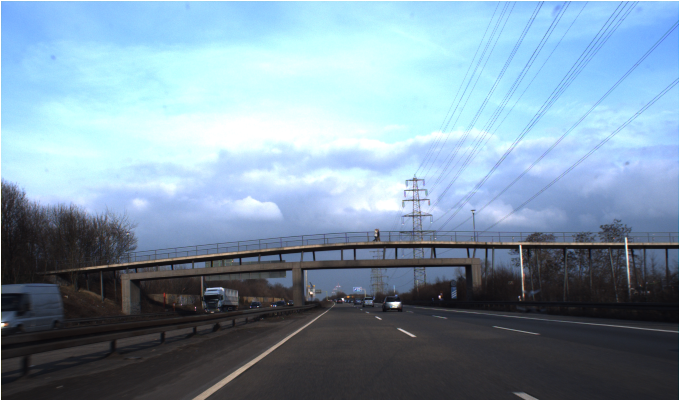
%> input picture Trabajo 3/Test/00000.ppm, 1360 x 800 px (shown at 1/2 size)
$ octave NetTrain.m   (GNU Octave 9; MATLAB toolbox functions it lacks are replaced by stand-ins)
%> lines starting %> are read from the running program, lines starting %| are printed output that depends on the picture
### Trabajo 3/componentes_color.m
function [b,c,l,h] = componentes_color(a)
[fil,col,cap]=size(a);
if cap==1
    b=a;
    c=a;
    return
end
%%componentes rgb
a1=a;
a1=normaliza(a1);
c=a1(:,:,3);  %sacamos componente Y que es la mejor
a1=w2linea(a1);
%%componentes hsv
a2=rgb2hsv(a);
s=a2(:,:,2); s=normaliza(s);
a2=normaliza(a2);
h = a2(:,:,2);
a2=w2linea(a2);
%componentes lab
cform=makecform('srgb2lab');
a3=applycform(a,cform);
a3=normaliza(a3);
l=a3(:,:,3);
a3=w2linea(a3);
%componentes cmyk
cform=makecform('srgb2cmyk');
a4=applycform(a,cform);
a4=normaliza(a4);
k=a4(:,:,4);
a4=a4(:,:,1:3); %mostrar solo las primeras 3 filas
c = a4(:,:,3);
a4=w2linea(a4);
%%
b=[a1;a2;a3;a4];

end

### Trabajo 3/normaliza.m
function [ d ] = normaliza( e )
e=double(e);
e=e/max(e(:))*255;
d=uint8(e);
end

### Trabajo 3/w2linea.m
function [ f ] = w2linea( g )
[fil,col,cap]=size(g);
f=reshape(g,[fil,col*cap]);
end

### Trabajo 3/NetTrain.m
% Solve a Pattern Recognition Problem with a Neural Network
% Script generated by Neural Pattern Recognition app
% Created Wed Nov 02 10:56:57 COT 2016
%
% This script assumes these variables are defined:
%
%   irisInputs - input data.
%   irisTargets - target data.
clear all;close all;clc
%load('redNeuronal.mat');
C=8;
x = [];
tA = [];
tB = [];

nombre = ['00000'  '.ppm']; % Creamos el nombre de la imagen
img1 = imread(fullfile('.\Test',nombre));
%> img1 is the input picture: size 800x1360x3 uint8; mean R, G, B 126.1, 149.9, 167.5
[b,c,l,h] = componentes_color(img1);
%> in componentes_color, `c=a1(:,:,3);`:
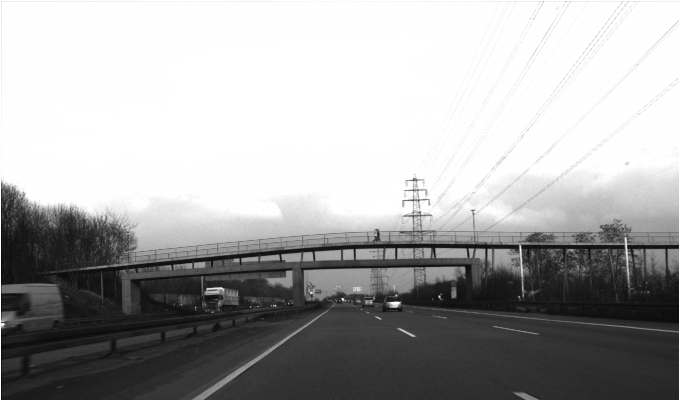
%> c: size 800x1360 uint8 (shown at 1/2 size); min 0, max 255, mean 167.5
%> in w2linea, `f=reshape(g,[fil,col*cap]);`:
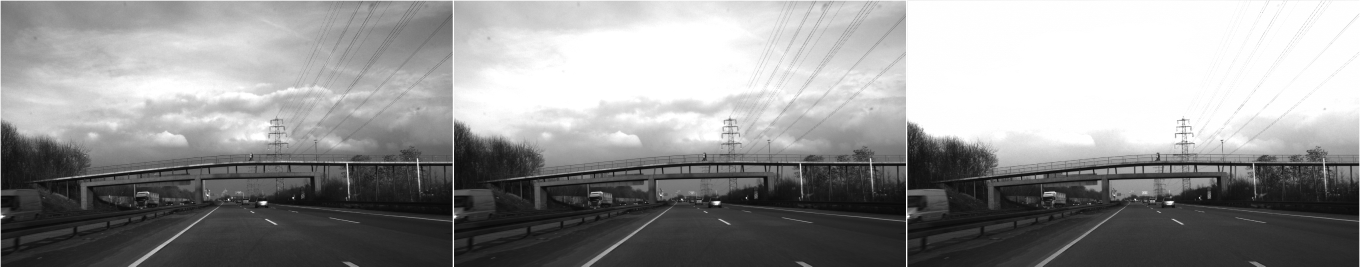
%> f: size 800x4080 uint8 (shown at 1/3 size); min 0, max 255, mean 147.9
%> in componentes_color, `a2=rgb2hsv(a);`: a2: size 800x1360x3 double; mean H, S, V 0.54, 0.226, 0.662
%> in componentes_color, `s=a2(:,:,2)`:
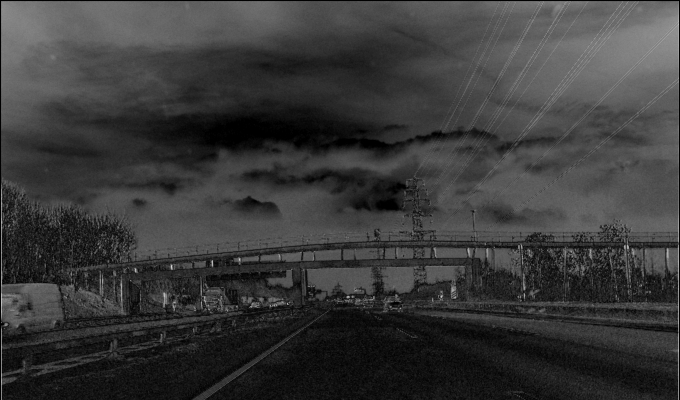
%> s: size 800x1360 double (shown at 1/2 size); min 0, max 1, mean 0.226
%> in normaliza (call 3), `e=e/max(e(:))*255;`: e: size 800x1360x3 double; mean H, S, V 137.6, 57.8, 168.7
%> in normaliza (call 3), `d=uint8(e);`: d: size 800x1360x3 uint8; mean H, S, V 137.7, 57.7, 168.7
%> in w2linea (call 2), `f=reshape(g,[fil,col*cap]);`:
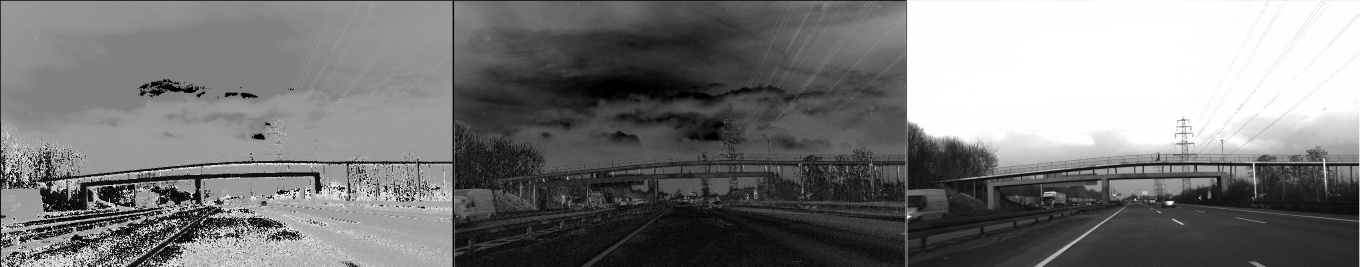
%> f: size 800x4080 uint8 (shown at 1/3 size); min 0, max 255, mean 121.4
%> in componentes_color, `a3=applycform(a,cform);`: a3: size 800x1360x3 uint8; mean of channels 1, 2, 3 149.8, 123.3, 116.4
%> in normaliza (call 4), `e=double(e);`: e: size 800x1360x3 double; mean of channels 1, 2, 3 149.8, 123.3, 116.4
%> in componentes_color, `l=a3(:,:,3);`:
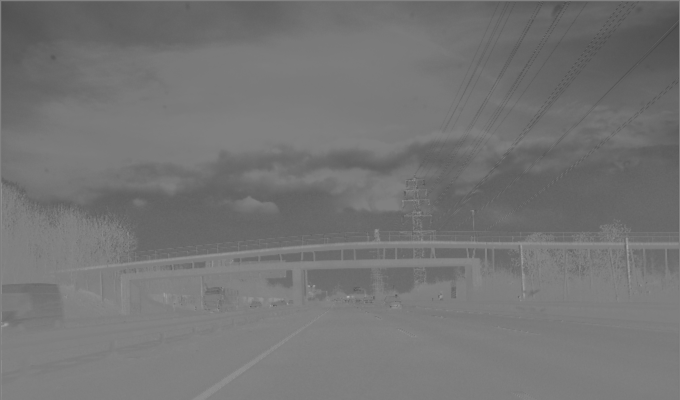
%> l: size 800x1360 uint8 (shown at 1/2 size); min 64, max 190, mean 116.4
%> in w2linea (call 3), `f=reshape(g,[fil,col*cap]);`:
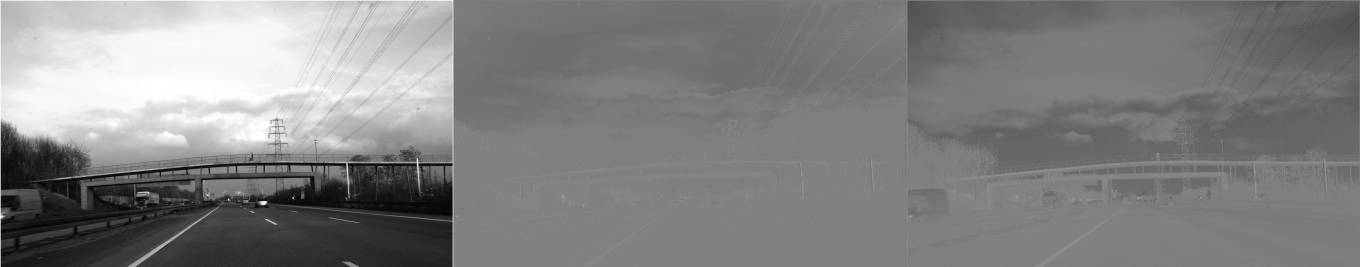
%> f: size 800x4080 uint8 (shown at 1/3 size); min 4, max 255, mean 129.8
%> the run ends on the next line

$ run again, with Trabajo 3/Test/00001.ppm copied over Trabajo 3/Test/00000.ppm
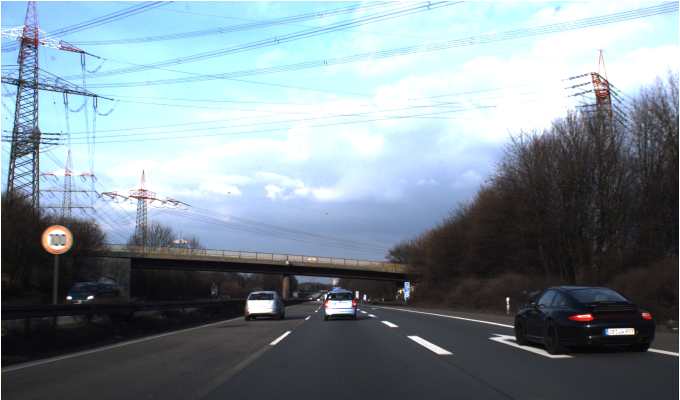
%> input picture Trabajo 3/Test/00001.ppm, 1360 x 800 px (shown at 1/2 size)
%> img1 is the input picture: size 800x1360x3 uint8; mean R, G, B 126.2, 140.4, 149
%> a2: size 800x1360x3 double; mean H, S, V 0.473, 0.173, 0.591
%> d: size 800x1360x3 uint8; mean H, S, V 120.7, 44.2, 150.8
%> a3: size 800x1360x3 uint8; mean of channels 1, 2, 3 140.3, 124.9, 122.1
%> in componentes_color, `l=a3(:,:,3);`:
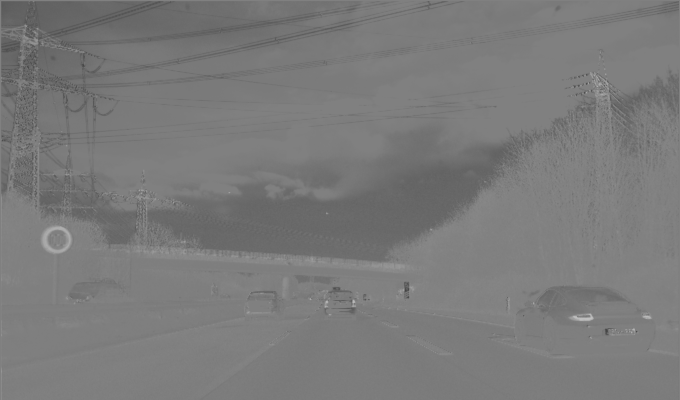
%> l: size 800x1360 uint8 (shown at 1/2 size); min 47, max 194, mean 122.1
%> in w2linea (call 3), `f=reshape(g,[fil,col*cap]);`:
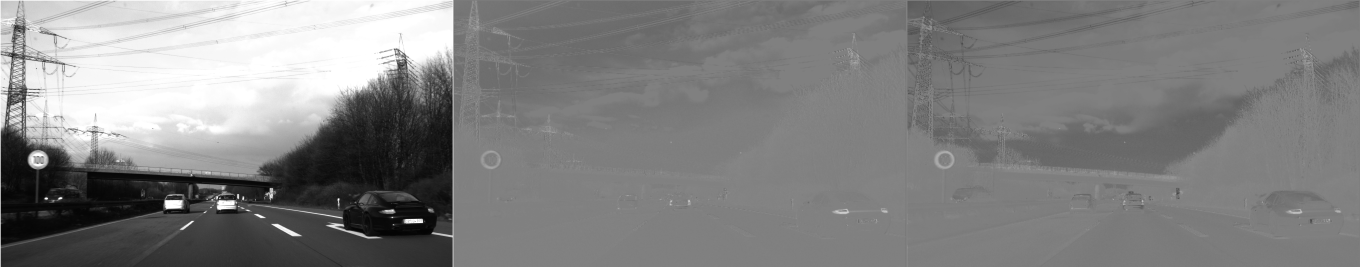
%> f: size 800x4080 uint8 (shown at 1/3 size); min 3, max 255, mean 129.1

$ run again, with Trabajo 3/Test/00002.ppm copied over Trabajo 3/Test/00000.ppm
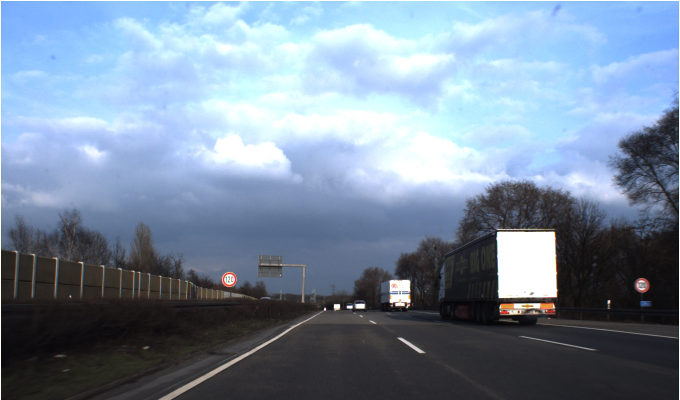
%> input picture Trabajo 3/Test/00002.ppm, 1360 x 800 px (shown at 1/2 size)
%> img1 is the input picture: size 800x1360x3 uint8; mean R, G, B 120.8, 138.1, 158
%> a2: size 800x1360x3 double; mean H, S, V 0.526, 0.222, 0.625
%> d: size 800x1360x3 uint8; mean H, S, V 134.3, 56.7, 159.4
%> a3: size 800x1360x3 uint8; mean of channels 1, 2, 3 139.6, 125.7, 116
%> in componentes_color, `l=a3(:,:,3);`:
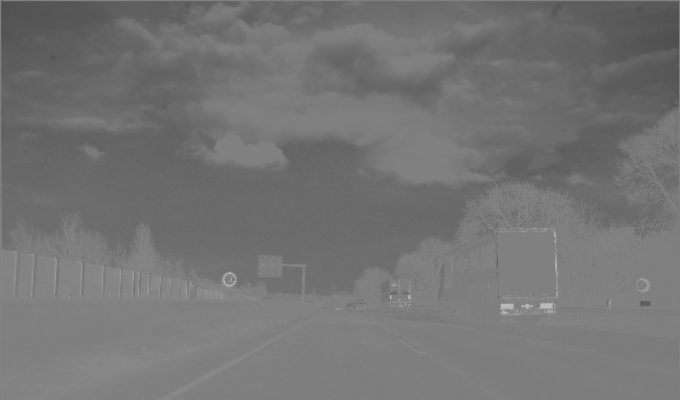
%> l: size 800x1360 uint8 (shown at 1/2 size); min 75, max 198, mean 116
%> in w2linea (call 3), `f=reshape(g,[fil,col*cap]);`:
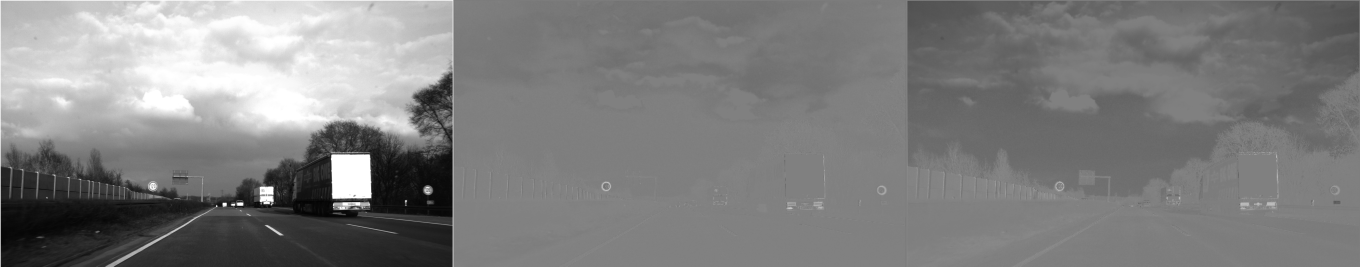
%> f: size 800x4080 uint8 (shown at 1/3 size); min 4, max 255, mean 127.1

$ run again, with Trabajo 3/Test/00003.ppm copied over Trabajo 3/Test/00000.ppm
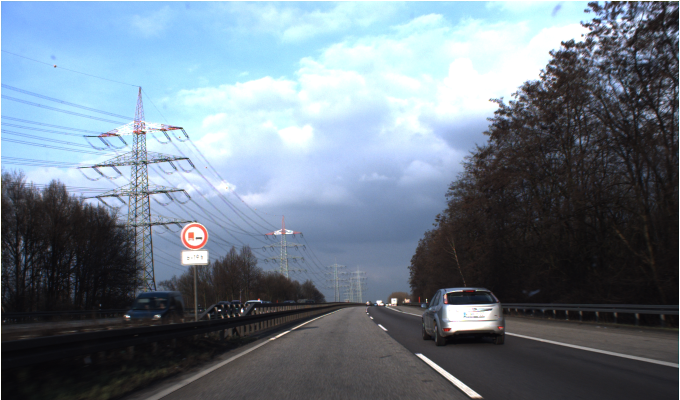
%> input picture Trabajo 3/Test/00003.ppm, 1360 x 800 px (shown at 1/2 size)
%> img1 is the input picture: size 800x1360x3 uint8; mean R, G, B 110.4, 123.7, 136.3
%> a2: size 800x1360x3 double; mean H, S, V 0.493, 0.191, 0.542
%> d: size 800x1360x3 uint8; mean H, S, V 125.8, 48.7, 138.2
%> a3: size 800x1360x3 uint8; mean of channels 1, 2, 3 124.6, 125.9, 120.2
%> in componentes_color, `l=a3(:,:,3);`:
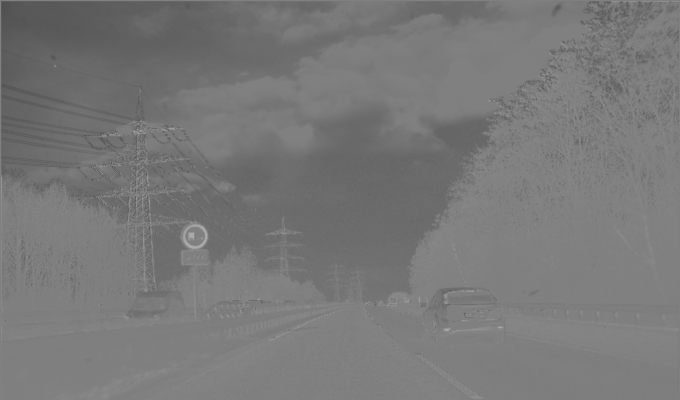
%> l: size 800x1360 uint8 (shown at 1/2 size); min 65, max 188, mean 120.2
%> in w2linea (call 3), `f=reshape(g,[fil,col*cap]);`:
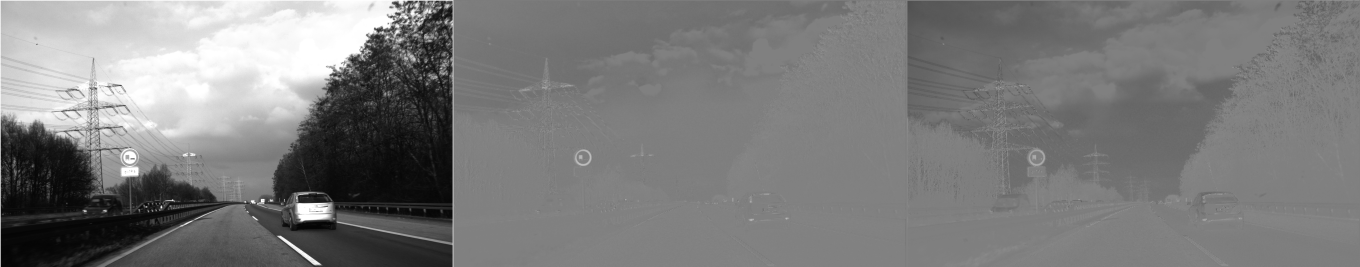
%> f: size 800x4080 uint8 (shown at 1/3 size); min 4, max 255, mean 123.6
